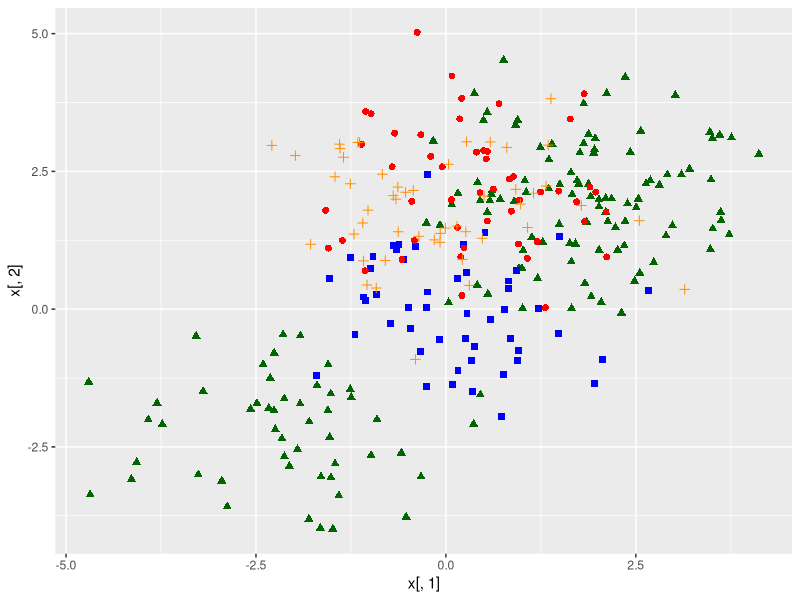
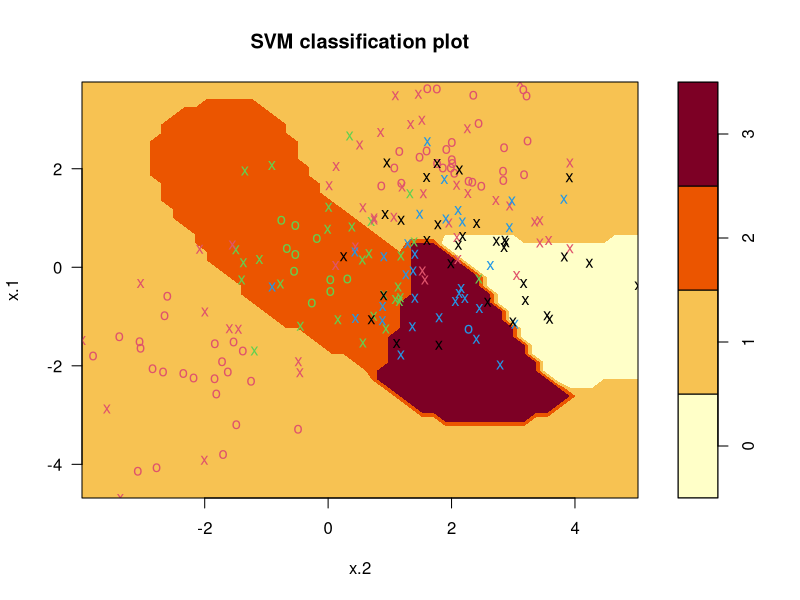

Recreate these plots in R, in order.
## ---- chunk 1
knitr::opts_chunk$set(echo = TRUE)
rm(list=ls())
## ---- chunk 2
set.seed(2021)
x = matrix(rnorm (200 * 2), ncol = 2)
x[1:100,] = x[1:100,] + 2
x[101:150,] = x[101:150,] - 2
y = c(rep(1,150), rep(2,50))

x = rbind(x, matrix(rnorm (50 * 2), ncol = 2))
y = c(y, rep(0, 50))
x[y == 0,2] = x[y == 0, 2] + 2
dat = data.frame(x = x, y = as.factor(y))

x = rbind(x, matrix(rnorm (50 * 2), ncol = 2))
y = c(y, rep(3, 50))
x[y == 3,2] = x[y == 3, 2] + 2
dat = data.frame(x = x, y = as.factor(y))

## ---- chunk 3
library(ggplot2)
ggplot(data = dat, aes(x = x[,1], y = x[,2], color = y, shape = y)) + 
  geom_point(size = 2) +
  scale_color_manual(values=c("red","dark green","blue","dark orange")) +
  theme(legend.position = "none")

## ---- chunk 4
train <- sample(300,200) # 300 for the total samples, 200 for training the dataset. 
library(e1071) # Library that contains svm function
svmfit <- svm(y~., data=dat[train,], kernel='radial', gamma = 1, cost = 1)
plot(svmfit, dat[train,])


## ---- chunk 5
set.seed(1)
tune.out<- tune(svm, y~., data=dat[train,], kernel='radial', ranges=list(cost=c(0.1,1,10,100,1000), gamma=c(0.5,1,2,3,4)))
summary(tune.out)

## ---- chunk 6
conf.mat <- table(true=dat[-train,'y'], pred=predict(tune.out$best.model, newdata=dat[-train,]))
library(caret)
confusionMatrix(conf.mat)

